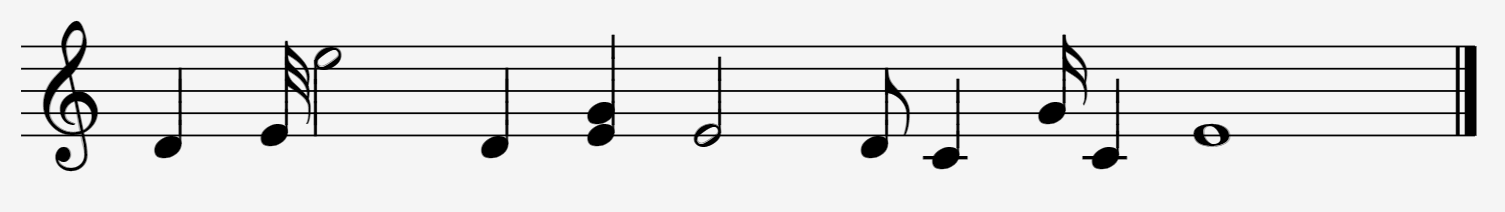
#> input picture data/input/testcases/test1.PNG, 1505 x 212 px, found by its file name; its folder holds only this picture in this run
$ python main.py   (older library calls are emulated)
#> lines starting #> are read from the running program, lines starting #| are printed output that depends on the picture; after the words box and inside, x2 and y2 are one past the last pixel; in counts of white or black regions, pixels touching at a corner belong together
### src/preprocessing/preprocssing.py
import numpy as np
import cv2
import logging
from typing import Union, Tuple, List, Optional
from abc import ABC, abstractmethod
from skimage.transform import probabilistic_hough_line, hough_line, rotate, hough_line_peaks
from skimage.feature import corner_harris, canny
from skimage import morphology, feature, transform
import skimage.io as io
from itertools import pairwise
# Logging Configuration
logging.basicConfig(level=logging.INFO,
                    format='%(asctime)s - %(name)s - %(levelname)s - %(message)s')
logger = logging.getLogger(__name__)

# Base Image Processing Abstract Class
class BaseImageProcessor(ABC):
    """
    Abstract base class for image processing.
    """
    # [12 lines left out: function process, not called in this run]

    @staticmethod
    def validate_image(image: np.ndarray) -> bool:
        """
        Validate input image.

        Args:
            image (np.ndarray): Input image.

        Returns:
            bool: True if the image is valid.

        Raises:
            ValueError: If the image is None or has an invalid shape.
        """
        if image is None:
            raise ValueError("Image cannot be None")
        if len(image.shape) not in [2, 3]:
            raise ValueError(f"Invalid image shape: {image.shape}")
        return True
# Binarization Processor
class BinarizationProcessor(BaseImageProcessor):
    """
    Processor to binarize an image.
    """
    def __init__(self, method: str = 'otsu'):
        """
        Initialize the BinarizationProcessor.

        Args:
            method (str): Binarization method. Options are 'otsu', 'mean', 'gaussian', 'niblack', 'sauvola'.
        """
        self.method = method.lower()
        self.method_map = {
            'otsu': self._otsu_threshold,
            'mean': self._adaptive_mean_threshold,
            'gaussian': self._adaptive_gaussian_threshold,
            'niblack': self._niblack_threshold,
            'sauvola': self._sauvola_threshold
        }

        if self.method not in self.method_map:
            raise ValueError(f"Invalid method '{self.method}'. Choose from 'otsu', 'mean', 'gaussian', 'niblack', 'sauvola'.")

    def process(self, image: np.ndarray) -> np.ndarray:
        """
        Process the image to binarize it.

        Args:
            image (np.ndarray): Input image.

        Returns:
            np.ndarray: Binarized image.
        """
        self.validate_image(image)
        if image.dtype != np.uint8:
            image = (255 * (image - np.min(image)) / (np.max(image) - np.min(image))).astype(np.uint8)

        img =  self.method_map[self.method](image)
        if img.dtype == bool:
            img = img.astype(np.uint8) * 255
        return img

    def _otsu_threshold(self, image: np.ndarray) -> np.ndarray:
        _, binarized_image = cv2.threshold(image, 0, 255, cv2.THRESH_BINARY + cv2.THRESH_OTSU)
        return binarized_image

    def _adaptive_mean_threshold(self, image: np.ndarray) -> np.ndarray:
        return cv2.adaptiveThreshold(image, 255, cv2.ADAPTIVE_THRESH_MEAN_C, cv2.THRESH_BINARY, 11, 2)

    def _adaptive_gaussian_threshold(self, image: np.ndarray) -> np.ndarray:
        return cv2.adaptiveThreshold(image, 255, cv2.ADAPTIVE_THRESH_GAUSSIAN_C, cv2.THRESH_BINARY, 11, 2)

    # [13 lines left out: functions _niblack_threshold, _sauvola_threshold, not called in this run]
# Deskew Processor
class DeskewProcessor(BaseImageProcessor):
    """
    Processor to deskew an image.
    """
    def __init__(self,
                 low_threshold: int = 50,
                 high_threshold: int = 150,
                 sigma: float = 1.065):
        """
        Initialize the DeskewProcessor.

        Args:
            low_threshold (int): Low threshold for Canny edge detection.
            high_threshold (int): High threshold for Canny edge detection.
            sigma (float): Sigma for Gaussian filter in Canny edge detection.
        """
        self.low_threshold = low_threshold
        self.high_threshold = high_threshold
        self.sigma = sigma
    # [16 lines left out: function _normalize_angle, not called in this run]
    def _crop_region(self, image:np.ndarray):
        """
        Crop the region of interest from the image.
        Args:
            image (np.ndarray): Input image.
        Returns:
            np.ndarray: Cropped image.
        """
        x,y,w,h = cv2.boundingRect(cv2.findNonZero(image))
        return max(0, y - h//10), min(image.shape[0], y + h + h//10), max(0, x - w//20), min(image.shape[1], x + w + w//20)
    # [36 lines left out: functions _hough_lines, _merge_collinear_hull_segments, not called in this run]
    @staticmethod
    def _hough_lines_peak(image: np.ndarray , rho: float = 1.0) -> np.ndarray:
        """
        Detect lines in the image using Hough transform.
        Args:
            image (np.ndarray): Input image.
            rho (float): Distance resolution in pixels of the Hough grid.
        Returns:
            np.ndarray: Detected lines.
        """
        return cv2.HoughLinesP(image, rho, np.pi / 180, np.min(image.shape) // 5, np.array([]), np.max(image.shape) // 4, np.max(image.shape) // 40)
    # [37 lines left out: functions _sort_boundary_lines, _draw_lines, not called in this run]
    @staticmethod
    def _hough_angle(lines: np.ndarray) -> float:
        """
        Calculate the rotation angle from the detected lines.
        Args:
            lines (np.ndarray): Detected lines.
        Returns:
            float: Rotation angle in degrees.
        """
        if lines is None:
            return 0.0
        lines_properties = np.array([(DeskewProcessor._line_length(x), DeskewProcessor._line_angle(x)) for x in lines[:, 0]], dtype=[('length', float), ('angle', float)])
        lines_properties = np.sort(lines_properties, order='length')[::-1]
        remove_outliers = lambda x: x[abs(x - np.mean(x)) <= 1.2 * np.std(x)]
        return np.median(remove_outliers(lines_properties[:10]['angle']))
    @staticmethod
    def _line_length(line: np.ndarray) -> float:
        return np.sqrt((line[2] - line[0]) ** 2 + (line[3] - line[1]) ** 2)
    @staticmethod
    def _line_angle(line: np.ndarray) -> float:
        return np.degrees(np.arctan2(line[3] - line[1], line[2] - line[0]))
    # [84 lines left out: functions _rotate_image, _find_intersection_point, _find_boundary_points, _transform_matrix, _filter_outside_points, not called in this run]
    def process(self, img: np.ndarray) -> np.ndarray:
        """
        Process the image to deskew it.

        Args:
            image (np.ndarray): Input image.

        Returns:
            np.ndarray: Deskewed image.
        """
        self.validate_image(img)
        image = img.copy()
        image = cv2.bitwise_not(image)
        top,bottom,left,right = self._crop_region(image)
        image = image[top:bottom,left:right]
        img = img[top:bottom,left:right]
        hough_angle = self._hough_angle(self._hough_lines_peak(image))
        if abs(hough_angle) <= 2:
            return img
        orient_angle = OrientationDetector._orientation_angle(image)
        angle = np.mean([abs(orient_angle), abs(hough_angle)])
        angle = self._normalize_angle(angle)
        image_rotated = self._rotate_image(image, angle)
        average_color = np.mean(img)
        orignal_rotated = self._rotate_image(img, angle, average_color)
        top, bottom, left, right = self._crop_region(image_rotated)
        image_rotated = image_rotated[top:bottom, left:right]
        orignal_rotated = orignal_rotated[top:bottom, left:right]
        (height, width) = image_rotated.shape[:2]
        return cv2.warpPerspective(orignal_rotated, self._transform_matrix(image_rotated), (width, height), flags=cv2.WARP_FILL_OUTLIERS, borderMode=cv2.BORDER_CONSTANT, borderValue=average_color)


#Noise Removal Processor
class NoiseRemovalProcessor(BaseImageProcessor):
    """
    Processor to remove noise from an image using morphological operations.
    """
    def __init__(self, filter_size_ratio: float = 0.1, dilation_iterations: int = 15, connectivity: int = 8, min_component_ratio: float = 0.25):
        """
        Initialize the NoiseRemovalProcessor.

        Args:
            filter_size_ratio (float): Ratio to determine the filter size for dilation.
            dilation_iterations (int): Number of iterations for the dilation process.
            connectivity (int): Connectivity for connected components analysis.
            min_component_ratio (float): Minimum ratio of component size to the largest component size to keep.
        """
        self.filter_size_ratio = filter_size_ratio
        self.dilation_iterations = dilation_iterations
        self.connectivity = connectivity
        self.min_component_ratio = min_component_ratio

    def process(self, image: np.ndarray) -> np.ndarray:
        """
        Process the image to remove noise.

        Args:
            image (np.ndarray): Input image.

        Returns:
            np.ndarray: Image with noise removed.
        """
        self.validate_image(image)
        return self.remove_noise(image)

    def remove_noise(self, binary_image: np.ndarray) -> np.ndarray:
        """
        Remove noise from a binary image.

        Args:
            binary_image (np.ndarray): Input binary image.

        Returns:
            np.ndarray: Denoised binary image.
        """
        filter_size = int(np.mean(binary_image.shape) * self.filter_size_ratio)
        filter_size = filter_size + 1 if (filter_size % 2 == 0) else filter_size
        img = cv2.dilate(binary_image, np.ones((filter_size, filter_size), np.uint8), iterations=self.dilation_iterations)
        n, img = cv2.connectedComponents(img, connectivity=self.connectivity, ltype=cv2.CV_16U)
        unique, count = np.unique(img, return_counts=True)
        if len(count) <= 1:
            return binary_image
        max_component_index = np.argmax(count[1:]) + 1
        max_elements = []
        for i in range(1, n):
            component_ratio = count[i] / count[max_component_index]
            if component_ratio >= self.min_component_ratio:
                max_elements.append(unique[i])

        img[np.isin(img, max_elements)] = 1 << 15
        binary_image[img != 1 << 15] = 0
        return binary_image

# Orientation Detector
class OrientationDetector(BaseImageProcessor):
    """
    Processor to detect the orientation of an image.
    """
    # [44 lines left out: functions __init__, is_horizontal, process, _orientation_angle, not called in this run]

### src/utils.py
import matplotlib.pyplot as plt
from matplotlib.pyplot import bar
from matplotlib import cm
from matplotlib.ticker import LinearLocator, FormatStrFormatter
from mpl_toolkits.mplot3d import Axes3D
from skimage.exposure import histogram
from skimage.color import rgb2gray,rgb2hsv
from skimage.filters import *
from skimage import io, color, filters, measure, morphology
from skimage.morphology import binary_opening, binary_closing, binary_dilation, binary_erosion, closing, opening, square, skeletonize, disk, thin
from skimage.feature import canny
from skimage.transform import resize
from skimage.util import random_noise
import skimage.io as io
from scipy.signal import convolve2d, find_peaks, peak_widths
from scipy import fftpack
import math
import numpy as np
import cv2


def show_images(images, titles=None):
    n_ims = len(images)
    if titles is None:
        titles = ['(%d)' % i for i in range(1, n_ims + 1)]
    fig = plt.figure()
    n = 1
    for image, title in zip(images, titles):
        a = fig.add_subplot(1, n_ims, n)
        if image.ndim == 2:
            plt.gray()
        plt.imshow(image)
        a.set_title(title)
        plt.axis('off')
        n += 1
    fig.set_size_inches(np.array(fig.get_size_inches()) * n_ims)
    plt.show()


# [30 lines left out: functions showHist, gray_img, otsu, not called in this run]


def get_gray(img):
    gray = rgb2gray(np.copy(img))
    return gray


def get_thresholded(img, thresh):
    return 1*(img > thresh)


# [26 lines left out: functions histogram, get_line_indices, get_region_lines_indices, not called in this run]


def get_binary(img, thresh):
    return 1*(img > thresh)


# [31 lines left out: functions show_3d_image, show_3d_image_filtering_in_freq, not called in this run]

### src/main.py

from utils import *
from classification.classifier import *
from postprocessing.notes import *
from segmentation.segmentor import *
from preprocessing.staff import *
from preprocessing import DeskewProcessor, BinarizationProcessor, NoiseRemovalProcessor
from typing import Optional
from skimage.draw import rectangle
from sklearn.model_selection import train_test_split
from sklearn.metrics import f1_score, recall_score, classification_report, accuracy_score
import torch.nn.functional as F
from numpy.linalg import norm
import os
import joblib
import traceback
import pickle
import random
import os


# [115 lines left out: function GUI, not called in this run]


class ImageProcessingPipeline:
    """
    Pipeline to process an image through multiple processors.
    """
    def __init__(self, binarization_method: str = 'otsu', deskew_processor: Optional[DeskewProcessor] = None):
        """
        Initialize the ImageProcessingPipeline.

        Args:
            binarization_method (str): Binarization method. Default is 'otsu'.
            deskew_processor (Optional[DeskewProcessor]): Deskew processor.
        """
        self.binarization_method = binarization_method
        self.deskew_processor = deskew_processor or DeskewProcessor()
        self.binarizer = BinarizationProcessor(method=binarization_method)
        self.noise_remover = NoiseRemovalProcessor()

    def process(self, image: np.ndarray) -> dict:
        """
        Process the image through the pipeline.

        Args:
            image (np.ndarray): Input image.

        Returns:
            dict: Dictionary containing the original, binarized, deskewed, and denoised images.
        """
        results = {
            'original_image': image,
            'binarized_image': None,
            'deskewed_image': None,
            'denoised_image': None,
        }
        results['binarized_image'] = self.binarizer.process(image)
        results['deskewed_image'] = self.deskew_processor.process(results['binarized_image'])
        results['denoised_image'] = self.noise_remover.process(results['deskewed_image'])
        return results


def main():
    """
    Main function to demonstrate the image processing pipeline.
    """
    _path = os.path.join(os.getcwd(), 'data', 'input', 'testcases')
    for file in os.listdir(_path):
        if file.endswith(".jpg") or file.endswith(".PNG") or file.endswith(".png") or file.endswith(".jpeg"):
            image_path = os.path.join(_path, file)
            image = cv2.imread(image_path, cv2.IMREAD_GRAYSCALE)
#> image is the input picture: shape (212, 1505); min 0, max 245, mean 226.2
            if image is None:
                raise FileNotFoundError(f"Image file not found at {image_path}")
            pipeline = ImageProcessingPipeline()
            results = pipeline.process(image)
#> in _otsu_threshold, `_, binarized_image = cv2.threshold(image, 0, 255, cv2.THRESH_BINARY + ..`:
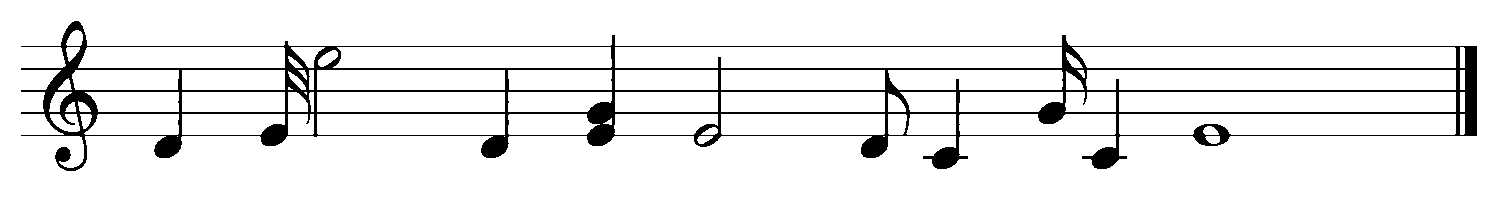
#> binarized_image: shape (212, 1505); 92.6% white; 1 black region, box (x1, y1, x2, y2) and area: (21, 21, 1477, 171) 23531
#> in _crop_region, `x,y,w,h = cv2.boundingRect(cv2.findNonZero(image))`: x = 21; w = 1456; h = 150
#> in process, `top,bottom,left,right = self._crop_region(image)`: top = 6; bottom = 186; left = 0; right = 1505
#> in process, `image = image[top:bottom,left:right]`:
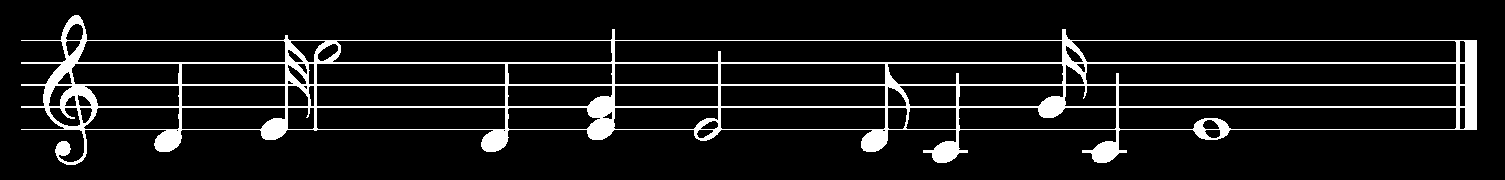
#> image: shape (180, 1505); 8.7% white; 1 white region, box (x1, y1, x2, y2) and area: (21, 15, 1477, 165) 23531
#> in process, `hough_angle = self._hough_angle(self._hough_lines_peak(image))`: hough_angle = 0
#> in remove_noise, `n, img = cv2.connectedComponents(img, connectivity=self.connectivity, ..`: n = 2
#> in remove_noise, `unique, count = np.unique(img, return_counts=True)`: unique = [1]; count = [270900]
#> results = 4 items
            img_path = image_path.replace("input", "output")
            img_path = img_path.replace(img_path.split("/")[-1], image_path.split("/")[-1].replace(".jpg", "_clean.jpg"))
            # cv2.imwrite(img_path, (results['denoised_image']))
            show_images([results['denoised_image']])
#> in show_images, `n_ims = len(images)`: n_ims = 1
#> the loop in show_images, `for image, title in zip(images, titles):` made 1 pass
#> (title, n) on pass 1: ('(1)', 2)
#> after the loop in show_images, `for image, title in zip(images, titles):`: n = 2
if __name__ == "__main__":
    main()

$ run again, on data/input/testcases/test3.PNG
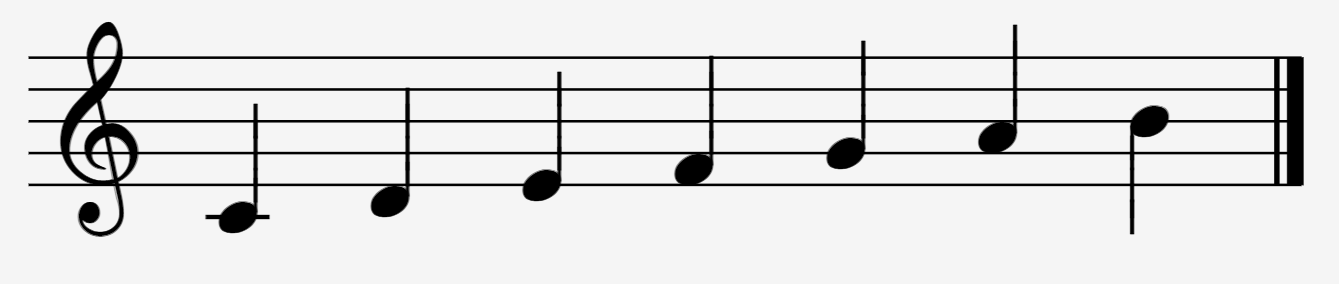
#> input picture data/input/testcases/test3.PNG, 1339 x 284 px, found by its file name
#> in main, image is the input picture: shape (284, 1339); min 0, max 245, mean 224.3
#> in _otsu_threshold, `_, binarized_image = cv2.threshold(image, 0, 255, cv2.THRESH_BINARY + ..`:
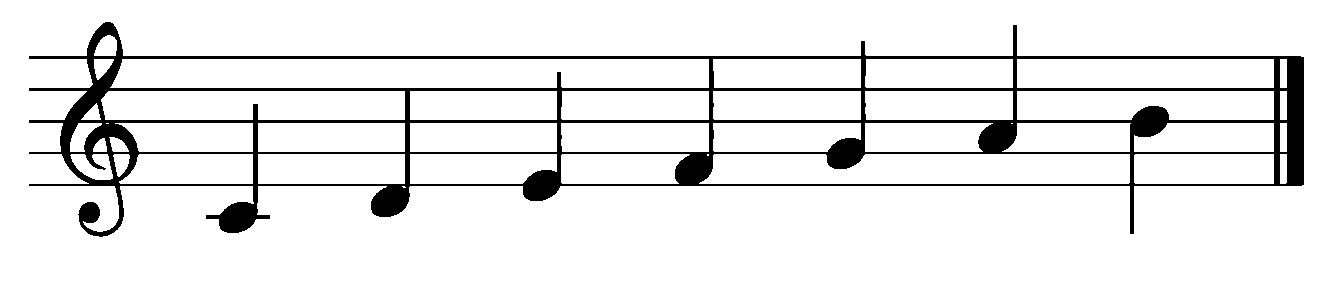
#> binarized_image: shape (284, 1339); 91.3% white; 1 black region, box (x1, y1, x2, y2) and area: (29, 22, 1304, 237) 33011
#> x = 29; y = 22; w = 1275; h = 215
#> top = 1; bottom = 258; left = 0; right = 1339
#> in process, `image = image[top:bottom,left:right]`:
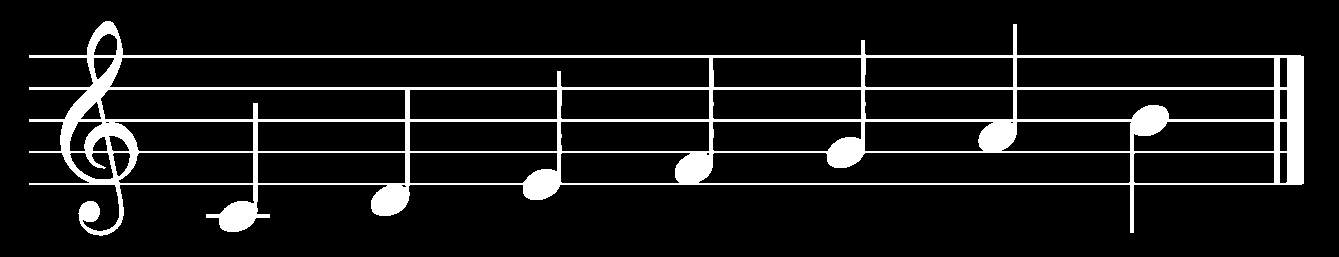
#> image: shape (257, 1339); 9.6% white; 1 white region, box (x1, y1, x2, y2) and area: (29, 21, 1304, 236) 33011
#> hough_angle = 0
#> in remove_noise, `n, img = cv2.connectedComponents(img, connectivity=self.connectivity, ..`: n = 2
#> unique = [1]; count = [344123]
#> results = 4 items
#> n_ims = 1
#> the loop in show_images, `for image, title in zip(images, titles):` made 1 pass
#> (title, n) on pass 1: ('(1)', 2)
#> after the loop in show_images, `for image, title in zip(images, titles):`: n = 2
